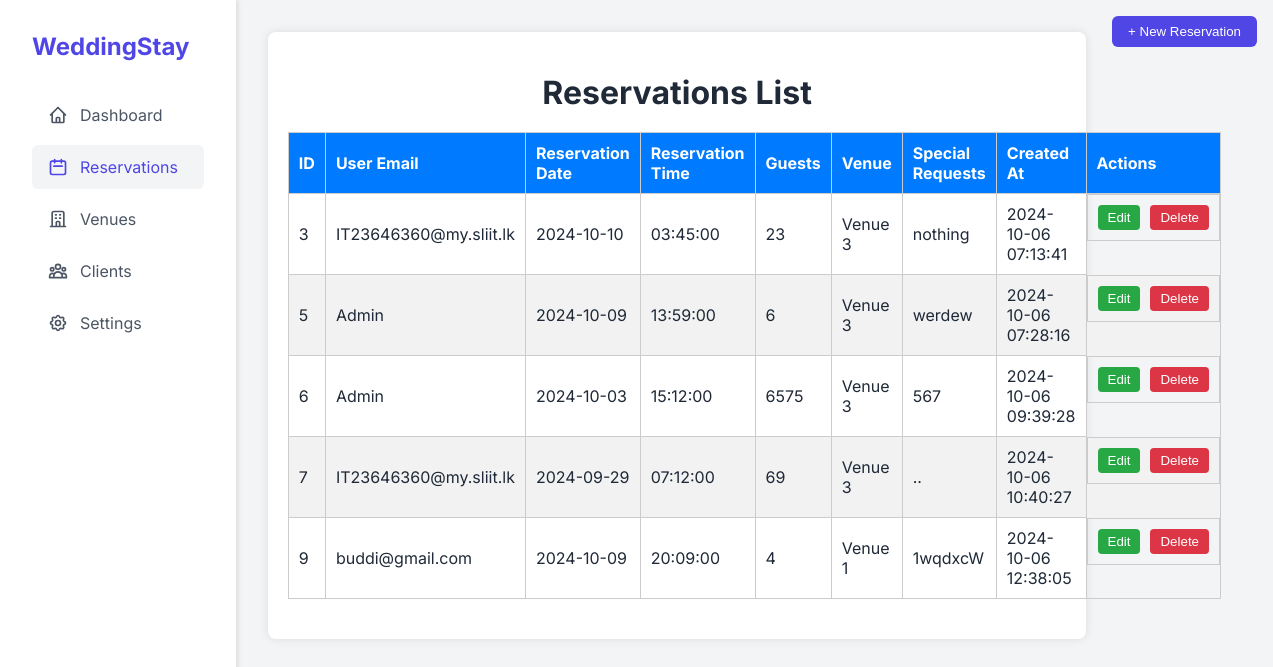
The app's page /admin_reservations.php (signed in) with its own data.
### tables this page shows
CREATE TABLE `reservations` (
  `id` int(11) NOT NULL,
  `user_email` varchar(100) NOT NULL DEFAULT 'Admin',
  `reservation_date` date NOT NULL,
  `reservation_time` time NOT NULL,
  `guests` int(11) NOT NULL,
  `venue` varchar(100) NOT NULL,
  `special_requests` text DEFAULT NULL,
  `created_at` timestamp NOT NULL DEFAULT current_timestamp()
);

### src/admin_reservations.php (the view, shortened to what this page needs)
<?php
$host = 'localhost';
$db = 'Hotel_Reservation';
$user = 'root';
$pass = '';
$conn = new mysqli($host, $user, $pass, $db);
$sql = "SELECT * FROM reservations";
$result = $conn->query($sql);
?>
<!DOCTYPE html>
<html lang="en">
<head>
</head>
<body>
    <div class="dashboard">
        <aside class="sidebar">
            <div class="logo">WeddingStay</div>
            <nav>
                <ul class="nav-list">
                    <li class="nav-item">
                        <a href="admin_dashboard.php" class="nav-link">
                            <svg xmlns="http://www.w3.org/2000/svg" fill="none" viewBox="0 0 24 24"
                                stroke="currentColor">
                                <path stroke-linecap="round" stroke-linejoin="round" stroke-width="2"
                                    d="M3 12l2-2m0 0l7-7 7 7M5 10v10a1 1 0 001 1h3m10-11l2 2m-2-2v10a1 1 0 01-1 1h-3m-6 0a1 1 0 001-1v-4a1 1 0 011-1h2a1 1 0 011 1v4a1 1 0 001 1m-6 0h6" />
                            </svg>
                            Dashboard
                        </a>
                    </li>
                    <li class="nav-item">
                        <a href="admin_reservations.php" class="nav-link active">
                            <svg xmlns="http://www.w3.org/2000/svg" fill="none" viewBox="0 0 24 24"
                                stroke="currentColor">
                                stroke="currentColor">
                                <path stroke-linecap="round" stroke-linejoin="round" stroke-width="2"
                                    d="M8 7V3m8 4V3m-9 8h10M5 21h14a2 2 0 002-2V7a2 2 0 00-2-2H5a2 2 0 00-2 2v12a2 2 0 002 2z" />
                            </svg>
                            Reservations
                        </a>
                    </li>
                    <li class="nav-item">
                        <a href="venues.php" class="nav-link">
                            <svg xmlns="http://www.w3.org/2000/svg" fill="none" viewBox="0 0 24 24"
                                stroke="currentColor">
                                <path stroke-linecap="round" stroke-linejoin="round" stroke-width="2"
                                    d="M19 21V5a2 2 0 00-2-2H7a2 2 0 00-2 2v16m14 0h2m-2 0h-5m-9 0H3m2 0h5M9 7h1m-1 4h1m4-4h1m-1 4h1m-5 10v-5a1 1 0 011-1h2a1 1 0 011 1v5m-4 0h4" />
                            </svg>
                            Venues
                        </a>
                    </li>
                    <li class="nav-item">
                        <a href="users.php" class="nav-link">
                            Clients
                        </a>
                    </li>
                    <li class="nav-item">
                        <a href="admin_profile.php" class="nav-link">
                            Settings
                        </a>
                    </li>
                </ul>
            </nav>
        </aside>
        <main class="main-content">
            <header class="header">
            <button class="action-btn" onclick="openAddPopup()"
        style="background-color: #4f46e5; color: white; border: none; padding: 0.5rem 1rem; border-radius: 0.375rem; cursor: pointer; position: absolute; top: 1rem; right: 1rem;">
    + New Reservation
</button>
                <div class="container">
                    <h1>Reservations List</h1>
                    <table>
                        <thead>
                            <tr>
                                <th>ID</th>
                                <th>User Email</th>
                                <th>Reservation Date</th>
                                <th>Reservation Time</th>
                                <th>Guests</th>
                                <th>Venue</th>
                                <th>Special Requests</th>
                                <th>Created At</th>
                                <th>Actions</th>
                            </tr>
                        </thead>
                        <tbody>
                            <?php
                            if ($result->num_rows > 0) {
                                while ($row = $result->fetch_assoc()) {
                                    echo "<tr>
                                <td>{$row['id']}</td>
                                <td>{$row['user_email']}</td>
                                <td>{$row['reservation_date']}</td>
                                <td>{$row['reservation_time']}</td>
                                <td>{$row['guests']}</td>
                                <td>{$row['venue']}</td>
                                <td>{$row['special_requests']}</td>
                                <td>{$row['created_at']}</td>
                                <td class='action-buttons'>
                                    <button class='edit-button' onclick='openEditPopup({$row['id']}, \"{$row['reservation_date']}\", \"{$row['reservation_time']}\", {$row['guests']}, \"{$row['venue']}\", \"{$row['special_requests']}\")'>Edit</button>
                                    <form method='POST' style='display:inline;' onsubmit='return confirm(\"Are you sure you want to delete this reservation?\");'>
                                        <input type='hidden' name='reservation_id' value='{$row['id']}'>
                                        <button type='submit' name='delete_reservation' class='delete-button'>Delete</button>
                                    </form>
                                </td>
                              </tr>";
                                }
                            } else {
                                echo "<tr><td colspan='9'>No reservations found</td></tr>";
                            }
                            ?>
                        </tbody>
                    </table>
                </div>
        </main>
    </div>
</body>
</html>

### src/admin_reservations.php (style rules this page uses)
body { font-family: 'Inter', sans-serif; margin: 0; padding: 0; background-color: #f3f4f6; color: #1f2937; }
.dashboard { display: flex; min-height: 100vh; }
.sidebar { width: 250px; background-color: #ffffff; padding: 2rem; box-shadow: 2px 0 5px rgba(0, 0, 0, 0.1); }
.logo { font-size: 1.5rem; font-weight: 700; margin-bottom: 2rem; color: #4f46e5; }
.nav-list { list-style-type: none; padding: 0; }
.nav-item { margin-bottom: 0.5rem; }
.nav-link { display: flex; align-items: center; padding: 0.75rem 1rem; color: #4b5563; text-decoration: none; border-radius: 0.375rem; transition: background-color 0.3s; }
.nav-link:hover, .nav-link.active { background-color: #f3f4f6; color: #4f46e5; }
.nav-link svg { width: 1.25rem; height: 1.25rem; margin-right: 0.75rem; }
.main-content { flex-grow: 1; padding: 2rem; }
.header { display: flex; justify-content: space-between; align-items: center; margin-bottom: 2rem; }
.container { background-color: #fff; padding: 20px; border-radius: 8px; box-shadow: 0 0 10px rgba(0, 0, 0, 0.1); width: 80%; max-width: 1000px; }
h1 { margin-bottom: 20px; text-align: center; }
table { width: 100%; border-collapse: collapse; margin-bottom: 20px; }
table, th, td { border: 1px solid #ccc; }
th, td { padding: 10px; text-align: left; }
th { background-color: #007bff; color: #fff; }
tr:nth-child(even) { background-color: #f2f2f2; }
.action-buttons { display: flex; gap: 10px; }
.edit-button, .delete-button { padding: 5px 10px; border: none; border-radius: 4px; cursor: pointer; transition: background-color 0.3s; }
.edit-button { background-color: #28a745; color: #fff; }
.delete-button { background-color: #dc3545; color: #fff; }

### records on screen
reservations: id "3", user_email "IT23646360@my.sliit.lk", reservation_date "2024-10-10", reservation_time "03:45:00", guests "23", venue "Venue 3", special_requests "nothing", created_at "2024-10-06 07:13:41"
reservations: id "5", user_email "Admin", reservation_date "2024-10-09", reservation_time "13:59:00", guests "6", venue "Venue 3", special_requests "werdew", created_at "2024-10-06 07:28:16"
reservations: id "6", user_email "Admin", reservation_date "2024-10-03", reservation_time "15:12:00", guests "6575", venue "Venue 3", special_requests "567", created_at "2024-10-06 09:39:28"
reservations: id "7", user_email "IT23646360@my.sliit.lk", reservation_date "2024-09-29", reservation_time "07:12:00", guests "69", venue "Venue 3", special_requests "..", created_at "2024-10-06 10:40:27"
reservations: id "9", user_email "buddi@gmail.com", reservation_date "2024-10-09", reservation_time "20:09:00", guests "4", venue "Venue 1", special_requests "1wqdxcW", created_at "2024-10-06 12:38:05"
